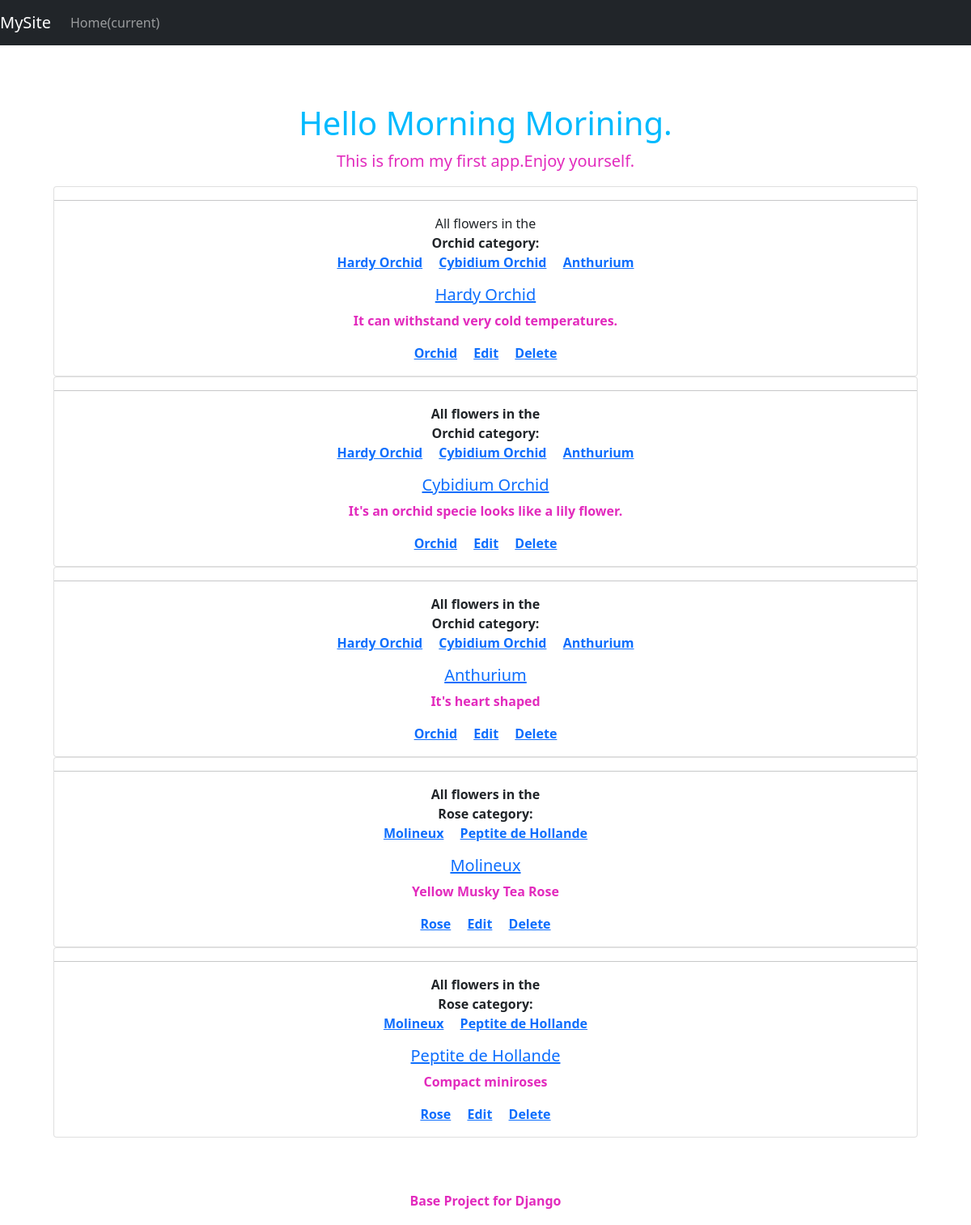
The page / on the database its author committed.
### myapp/models.py (models this page shows, shortened)
class Flower(models.Model):
    title=models.CharField(max_length=255,default='')
    category=models.ForeignKey(Category,null=True,on_delete=models.PROTECT)
    description=models.TextField(default='')
    slug=models.SlugField(blank=True,default='')
    def __str__(self):
        return self.title

class Category(models.Model):
    title=models.CharField(max_length=256,default="")
    def __str__(self):
        return self.title

### myapp/views.py (the view)
# urls.py: path('',myapp_views.index,name="index"),
def index(request):
    flowers=Flower.objects.all()
    return render(request,'myapp/index.html',{'flowers':flowers})

### myapp/Templates/myapp/index.html
{%extends 'base/base.html'%}
{%load static%}
{%block content %}
<h1>
    Hello Morning Morining.
</h1>
<p class="lead">
    This is from my first app.Enjoy yourself.
</p>
<div class="card-columns">
{%for flower in flowers%}
<div class="card">
    <hr>
    All flowers in the <b>{{flower.category}} category:<br>
    {%for c_flower in flower.category.flower_set.all%}
     <a href="#" class="card-link">{{c_flower}}</a>
     {%endfor%}
    <div class="card-body">
        <h5 clas="card-title"><a href="{%url 'detail' flower.slug %}">{{flower.title}}</a></h5>
        <p clas"card-text">{{flower.description | truncatechars:100}}</p>
        <a href="#" class="card-link">{{flower.category}}</a>
        <a href="adminmyapp/flower/{{flower.id}}/change/"
        class="card-link">Edit</a>
        <a href="adminmyapp/flower/{{flower.id}}/delete/"
        class="card-link">Delete</a>
    </div>
</div>
{%endfor%}
{%endblock%}

### base/Templates/base/base.html (shortened to what this page needs)
{% load static %}
<!DOCTYPE html>
<html>
    <head>
        <link href="https://cdn.jsdelivr.net/npm/bootstrap@5.0.2/dist/css/bootstrap.min.css"
        rel="stylesheet"
>
        <link rel="stylesheet" href="{% static 'base/css/site.css' %}">
    </head>
    <body>
        <nav class="navbar navbar-expand-md navbar-dark bg-dark fixed-top">
            <a class="navbar-brand" href="/">
                MySite
            </a>
            <div class="collapse navbar-collapse" id="navbarExampleDefault">
                <ul class="navbar-nav mr-auto">
                    <li class="nav-item active">
                        <a class="nav-link" href="/">Home<span class="sr-only">(current)</span></a>
                    </li>
                </ul>
            </div>
        </nav>
        <main role="main" class="container">
            <div class="starter-template">
                {%block content%}{%endblock%}
            </div>
        </main>
        <foot class="foot">
            <div class="container footer">
               <p>Base Project for Django<p>
            </div>
    </body>
    </html>

### base/static/base/css/site.css (style rules this page uses)
body { padding-top: 5rem; }
.starter-template { padding: 3rem 1.5rem; text-align: center; }
h1 { color:rgb(0, 186, 254); }
p { color:rgb(226, 43, 189); }
.footer { text-align: center; font-size: 16px; height: 60px; line-height: 60px; }

### rows shown on the page
Flower: category "Orchid", title "Hardy Orchid", description "It can withstand very cold temperatures."
Flower: title "Cybidium Orchid", category "Orchid", description "It's an orchid specie looks like a lily flower."
Flower: title "Anthurium", category "Orchid", description "It's heart shaped"
Flower: category "Rose", title "Molineux", description "Yellow Musky Tea Rose"
Flower: title "Peptite de Hollande", category "Rose", description "Compact miniroses"
